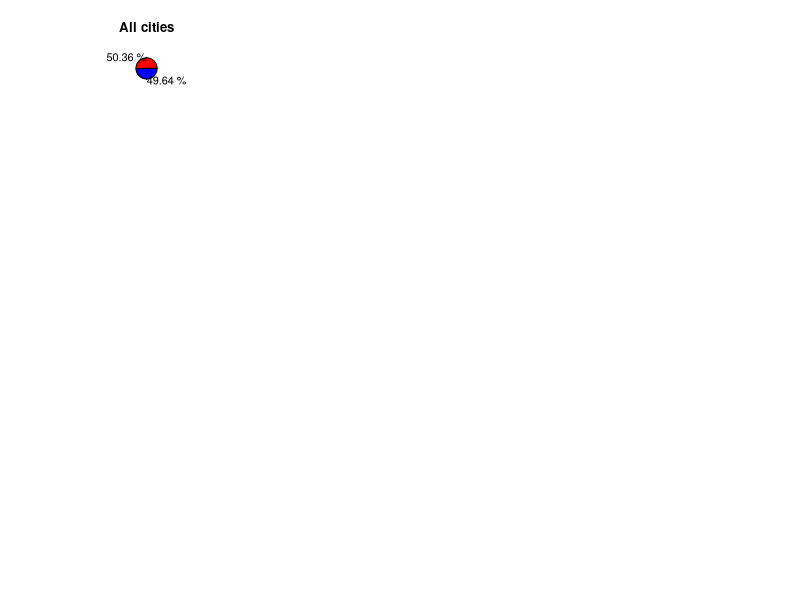

Recreate this plot in R. (Note: this script raises an error after producing the figure.)
# Changes and sets working directory
dir<-getwd()
dir<-gsub("R-Scripts","",dir)
setwd(dir)

# defines layout for panel
par(mfrow=c(4,3))


# loads given data set
df<-read.csv("Datasets/all_cities.csv")

# displays pie chart of payment totals per city
cities<- sort(unique(df$city))

totals<-c(sum(df$total[ tolower(df$paymentType) == "cash"]),sum(df$total[ tolower(df$paymentType) == "credit"]))
#par(mar=c(0,0,2,0))
chart<- pie(totals, paste(round(totals/sum(totals)*100,2),"%"),main="All cities",col = c("red","blue"))
legend("bottomright",payment,fill = c("red","blue"))

for (citiy in cities) {
  by_city<-df[df$city==citiy,]
  totals<-c(sum(by_city$total[ tolower(by_city$paymentType) == "cash"]),sum(by_city$total[ tolower(by_city$paymentType) == "credit"]))
  payment<-c("Cash","Credit")
  par(mar=c(0,0,2,0))
  chart<- pie(totals, paste(round(totals/sum(totals)*100,2),"%"),main=citiy,col = c("red","blue"))
  legend("bottomright",payment,fill = c("red","blue"))
}

